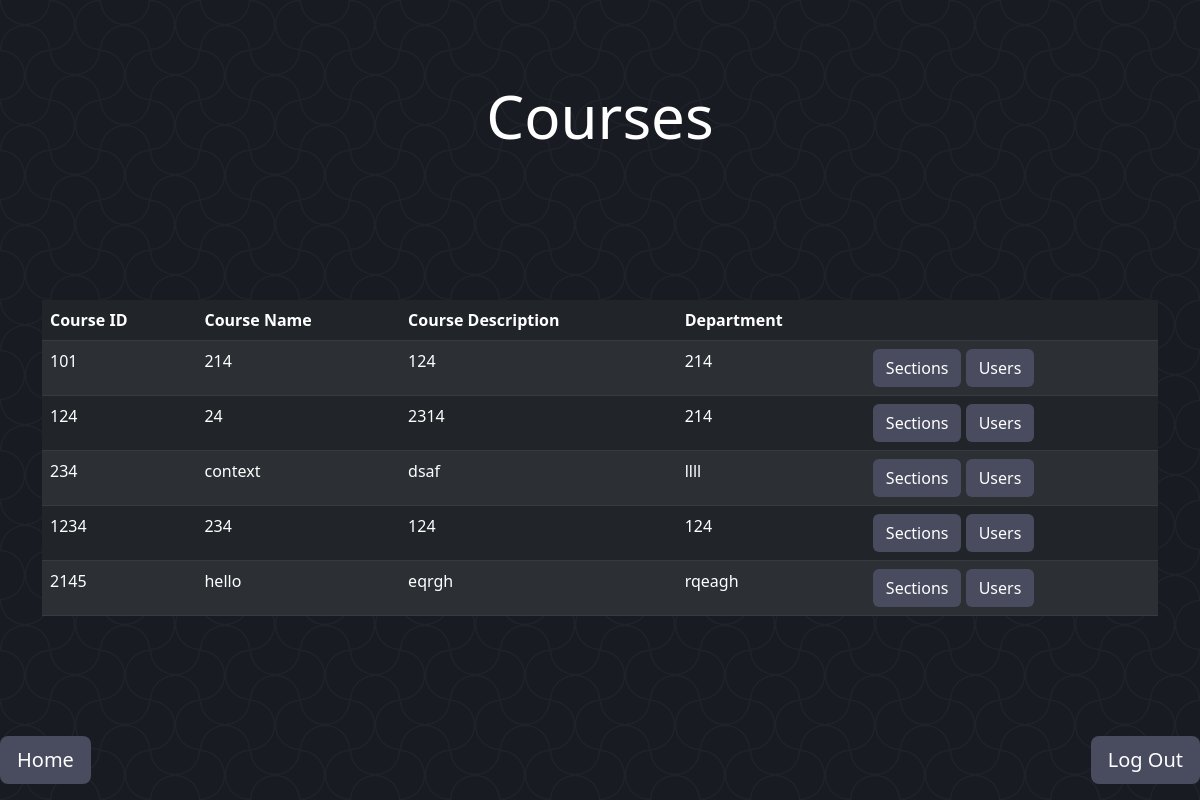
The app's page /courses/ (signed in), older data.
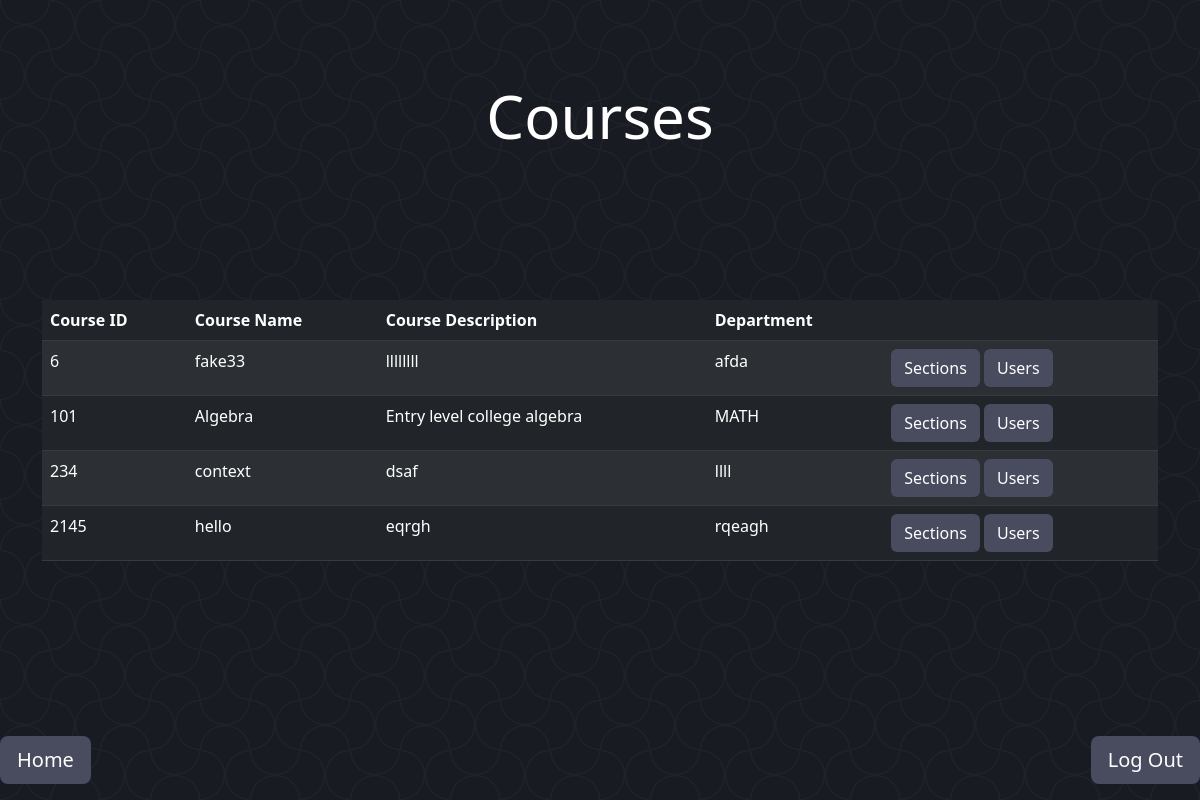
The same page, newer data.
### Management/models.py (models this page shows, shortened)
class Course(models.Model):
    courseID = models.IntegerField(primary_key=True)
    courseName = models.CharField(max_length=40)
    courseDescription = models.CharField(max_length=140)
    courseDepartment = models.CharField(max_length=16)

### Management/views.py (the view)
# urls.py: path('courses/', courses.as_view(), name='courses'),
class courses(View):
    def get(self, request):
        if 'messageC' not in request.session:
            request.session['messageC'] = ""
        msg = request.session['messageC']
        request.session['messageC'] = ""
        userRole = request.session['roleSession']
        course = Course.objects.all()
        context = {'courses': course, 'roleTemplate': userRole, "message": msg}
        return render(request, "main/Course/courses.html", context)

### templates/main/Course/courses.html (shortened to what this page needs)
{% extends 'basePages.html' %}
{% block header %}
    Courses
{% endblock header %}
{% block content %}
    <div class="container">
        <table class="table table-dark table-striped" style="color: white">
            <thead>
                <th scope="col">Course ID</th>
                <th scope="col">Course Name</th>
                <th scope="col">Course Description</th>
                <th scope="col">Department</th>
                <th scope="col"></th>
            </thead>
            <tbody>
                {% for course in courses %}
                    <tr>
                        <td>{{ course.courseID }}</td>
                        <td>{{ course.courseName }}</td>
                        <td>{{ course.courseDescription }}</td>
                        <td>{{ course.courseDepartment }}</td>
                        <td>
                            <a class="btn" href="{% url 'sections' course.courseID %}" role="button" style="color: white; background-color: #494b5f">Sections</a>
                            <a class="btn" href="{% url 'usersInCourse' course.courseID %}" role="button" style="color: white; background-color: #494b5f">Users</a>
                        </td>
                    </tr>
                {% endfor %}
            </tbody>
        </table>
    </div>
{% endblock content %}

Row changes from the older to the newer data that the page shows:
removed Course: courseID "124", courseName "24", courseDescription "2314", courseDepartment "214"
removed Course: courseID "1234", courseName "234", courseDescription "124", courseDepartment "124"
added Course: courseID "6", courseName "fake33", courseDescription "llllllll", courseDepartment "afda"
changed Course id 101: courseName "214" → "Algebra"; courseDescription "124" → "Entry level college algebra"; courseDepartment "214" → "MATH"
